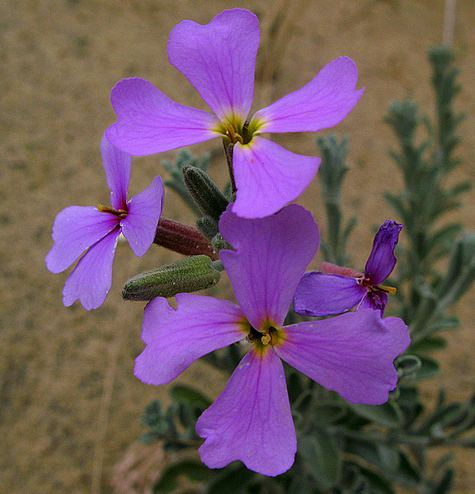
%> input picture 111/pflower.jpg, 475 x 494 px
$ octave testL0Smoothing.m   (GNU Octave 9; MATLAB toolbox functions it lacks are replaced by stand-ins)
%> lines starting %> are read from the running program, lines starting %| are printed output that depends on the picture; in (x1, y1, x2, y2) boxes, pixels count from 0 and x2, y2 are one past the last pixel; in counts of white or black regions, pixels touching at a corner belong together; the program's own positions count from 1
%> further down, Im is the input picture: size 494x475x3 uint8; mean R, G, B 112.9, 87.7, 100.9
### 111/L0Smoothing.m
%   Distribution code Version 1.0 -- 09/23/2011 by Jiaya Jia Copyright 2011, The Chinese University of Hong Kong.
%
%   The Code is created based on the method described in the following paper
%   [1] "Image Smoothing via L0 Gradient Minimization", Li Xu, Cewu Lu, Yi Xu, Jiaya Jia, ACM Transactions on Graphics,
%   (SIGGRAPH Asia 2011), 2011.
%
%   The code and the algorithm are for non-comercial use only.


function S = L0Smoothing(Im,Ip, lambda, kappa)
%> called with lambda = 0.05
%L0Smooth - Image Smoothing via L0 Gradient Minimization
%   S = L0Smooth(Im, lambda, kappa) performs L0 graidient smoothing of input
%   image Im, with smoothness weight lambda and rate kappa.
%
%   Paras:
%   @Im    : Input UINT8 image, both grayscale and color images are acceptable.
%   @lambda: Smoothing parameter controlling the degree of smooth. (See [1])
%            Typically it is within the range [1e-3, 1e-1], 2e-2 by
%            default.     平滑的程度

%   @kappa : Parameter that controls the rate. (See [1])
%            Small kappa results in more iteratioins and with sharper edges.
%            We select kappa in (1, 2].
%            kappa = 2 is suggested for natural images. 运行效率
%
%   Example
%   ==========
%   Im  = imread('pflower.jpg');
%   S  = L0Smooth(Im); % Default Parameters (lambda = 2e-2, kappa = 2)
%   figure, imshow(Im), figure, imshow(S);


if ~exist('kappa','var')
    kappa = 2.0;                %对kappa 进行默认赋值
end
if ~exist('lambda','var')
    lambda = 2e-2;             %对lambda 进行默认赋值
end
S = im2double(Im);          %把图像数据类型转换为双精度浮点类型
S1 = im2double(Ip);
betamax = 1e5;
fx = [1, -1];
fy = [1; -1];
[N,M,D] = size(Im);
%> N = 494; M = 475; D = 3
sizeI2D = [N,M];
%> sizeI2D = [494 475]
otfFx = psf2otf(fx,sizeI2D);
otfFy = psf2otf(fy,sizeI2D);
Normin1 = fft2(S);
Denormin2 = abs(otfFx).^2 + abs(otfFy ).^2;
if D>1
    Denormin2 = repmat(Denormin2,[1,1,D]);%rempat 复制相同的矩阵的形式，以[a,b,c] 形式产生。行有a个这样的矩阵，列有b个这样的矩阵，后面再形成m维数。
end
beta = 2*lambda;
while beta < betamax
    Denormin   = 1 + 2*beta*Denormin2;
    % h-v subproblem
    h = [diff(S,1,2), S(:,1,:) - S(:,end,:)];
    v = [diff(S,1,1); S(1,:,:) - S(end,:,:)];
    if D==1
        t = (h.^2+v.^2)<lambda/beta;
    else
        t = sum((h.^2+v.^2),3)<lambda/beta;
        t = repmat(t,[1,1,D]);
    end
    h(t)=0; v(t)=0;

    % k-o subproblem
    k = [diff(S1,1,2), S1(:,1,:) - S1(:,end,:)];
    o = [diff(S1,1,1); S1(1,:,:) - S1(end,:,:)];
     if D==1
        t = (h.^2+v.^2)<lambda/beta;
    else
        t = sum((h.^2+v.^2),3)<lambda/beta;
        t = repmat(t,[1,1,D]);
    end
    k(t)=0; o(t)=0;


    % S subproblem
    Normin2 = [h(:,end,:) - h(:, 1,:), -diff(h,1,2)];
    Normin2 = Normin2 + [v(end,:,:) - v(1, :,:); -diff(v,1,1)];

    Normin3 = [k(:,end,:) - k(:, 1,:), -diff(k,1,2)];
    Normin3 = Normin3 + [o(end,:,:) - o(1, :,:); -diff(o,1,1)];


    FS = (Normin1 + beta*fft2( Normin2)+beta*fft2(Normin3))./Denormin;
    S = real(ifft2(FS));
    beta = beta*kappa;
    fprintf('.');
end
%> this loop made 20 passes
%> pass 1, in L0Smoothing, `h = [diff(S,1,2), S(:,1,:) - S(:,end,:)];`:
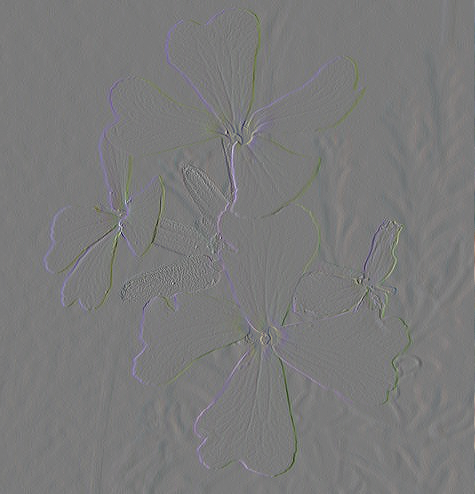
%> h: size 494x475x3 double; mean R, G, B 4.85e-21, 7.1e-22, -9.46e-22; drawn with min black and max white
%> pass 1, in L0Smoothing, `v = [diff(S,1,1); S(1,:,:) - S(end,:,:)];`:
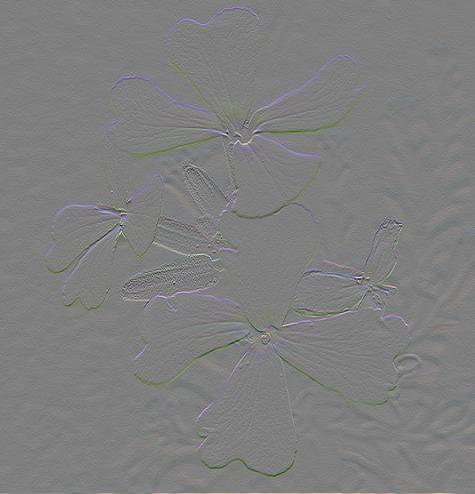
%> v: size 494x475x3 double; mean R, G, B -6.56e-18, 4.21e-18, 3.16e-19; drawn with min black and max white
%> pass 1, in L0Smoothing, `t = sum((h.^2+v.^2),3)<lambda/beta;`:
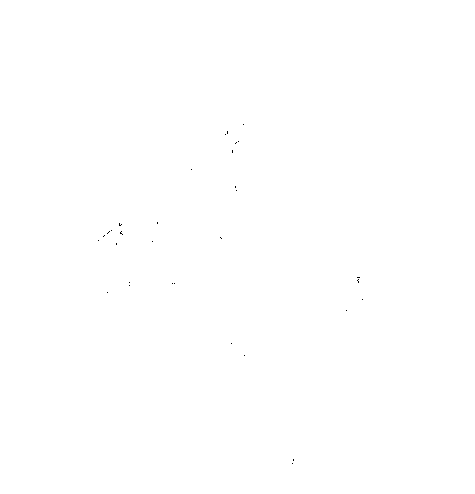
%> t: size 494x475 logical; 100% white; black in thin lines or dots, all inside (x1, y1, x2, y2) = (98, 124, 363, 464)
%> after the loop:
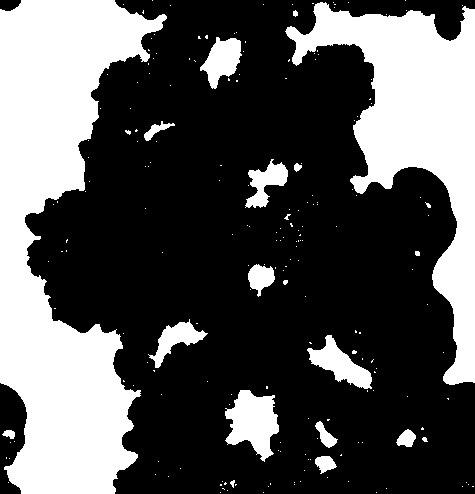
%> t: size 494x475x3 logical; 33.7% white; 202 white regions (183 under 20 px), largest, box (x1, y1, x2, y2) and area: (0, 0, 167, 494) 44448, (285, 2, 475, 385) 25332, (225, 390, 279, 462) 2392
%> after the loop, beta = 104857.6
fprintf('\n');
end

### 111/testL0Smoothing.m
Im = imread('pflower.jpg');
Ip= L0Smoothing(Im,Im,0.05);
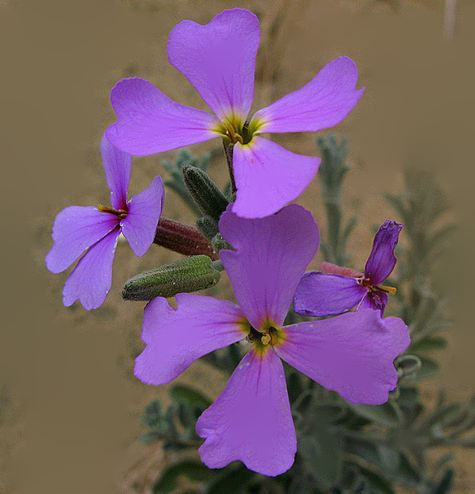
%> Ip: size 494x475x3 double; mean R, G, B 0.443, 0.344, 0.396; mean of the top-left, top-right, bottom-left and bottom-right quarters 0.427, 0.427, 0.379, 0.344; drawn with min black and max white

% [12 lines of commented-out code are left out]


S = L0Smoothing(Im,Ip,0.15);
%> call 2 of L0Smoothing, with lambda = 0.15
%> after the loop in L0Smoothing (call 2), `while beta < betamax`:
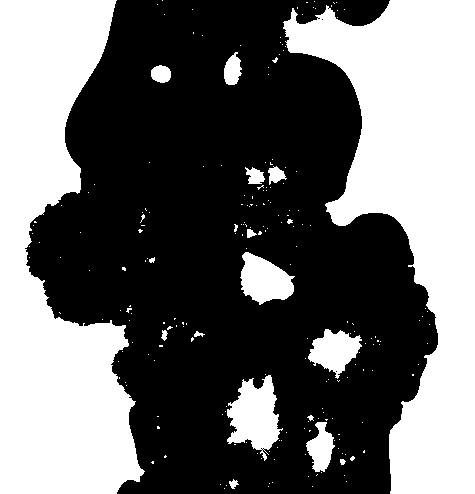
%> t: size 494x475x3 logical; 42.2% white; 215 white regions (196 under 20 px), largest, box (x1, y1, x2, y2) and area: (283, 0, 475, 494) 46422, (0, 0, 145, 494) 43809, (227, 375, 283, 461) 2760
%> after the loop in L0Smoothing (call 2), `while beta < betamax`: beta = 157286.4
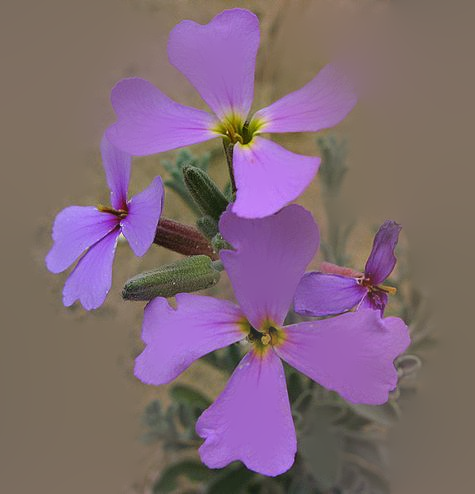
%> S: size 494x475x3 double; mean R, G, B 0.443, 0.344, 0.396; mean of the top-left, top-right, bottom-left and bottom-right quarters 0.408, 0.412, 0.379, 0.377; drawn with min black and max white
figure, imshow(S);

 imwrite(uint8(Ip.*255),'.\pflowercan3.jpg');

$ run again, with 111/bed.jpg copied over 111/pflower.jpg
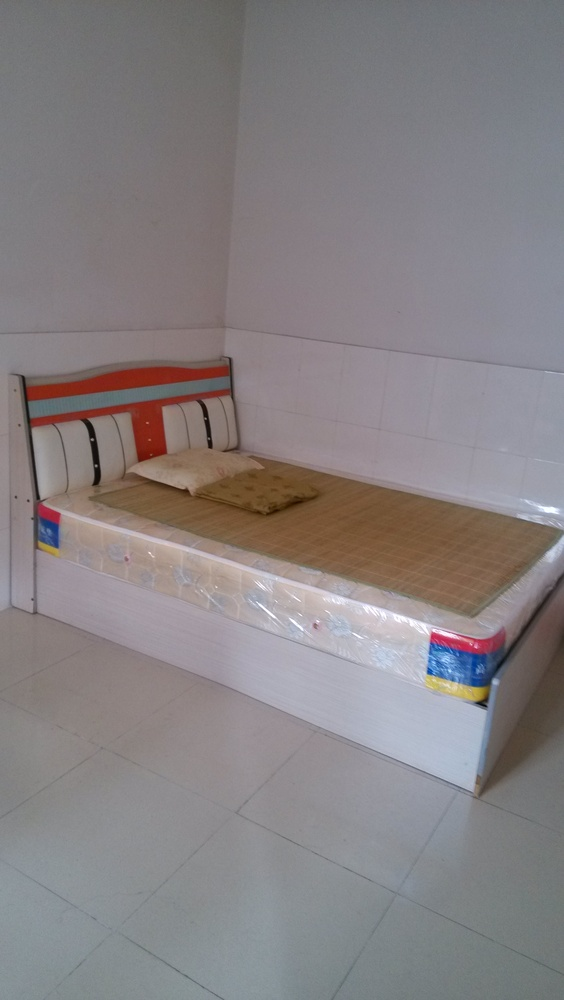
%> input picture 111/bed.jpg, 564 x 1000 px, shrunk from 1840 x 3264 before the run
%> Im is the input picture: size 1000x564x3 uint8; mean R, G, B 134.2, 128.7, 130.4
%> after the loop in L0Smoothing, `while beta < betamax`:
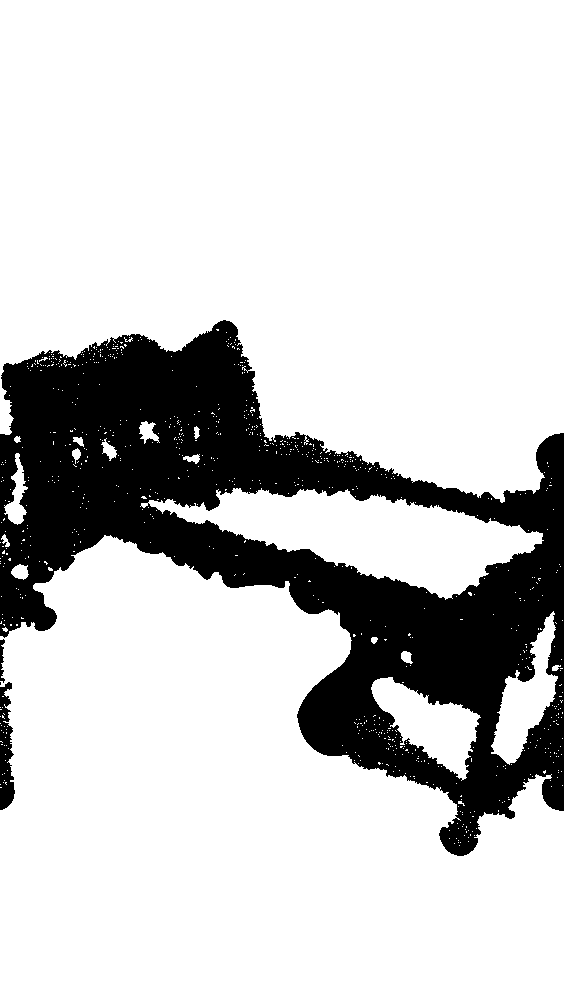
%> t: size 1000x564x3 logical; 79.8% white; 4 black regions (1 under 20 px), largest, box (x1, y1, x2, y2) and area: (0, 320, 564, 856) 112269, (0, 682, 15, 810) 1274, (0, 639, 5, 683) 127
%> after the loop in L0Smoothing, `while beta < betamax`: beta = 104857.6
%> `imshow(S)`:
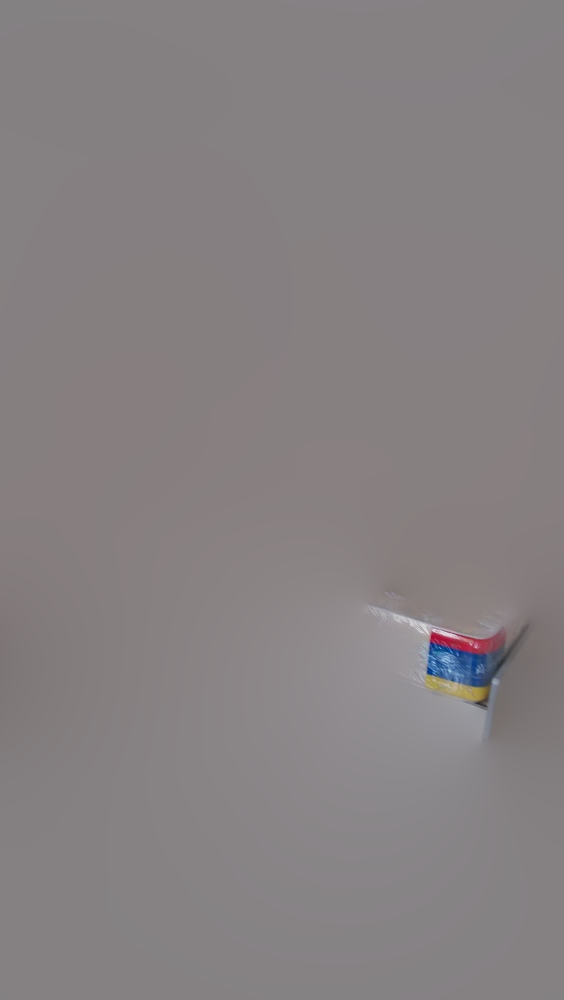
%> displayed picture: size 1000x564x3, on the screen's scale of 0 to 255; mean R, G, B 134.2, 128.7, 130.4; mean of the top-left, top-right, bottom-left and bottom-right quarters 129.8, 130.5, 131.1, 132.9

$ run again, with 111/me.jpg copied over 111/pflower.jpg
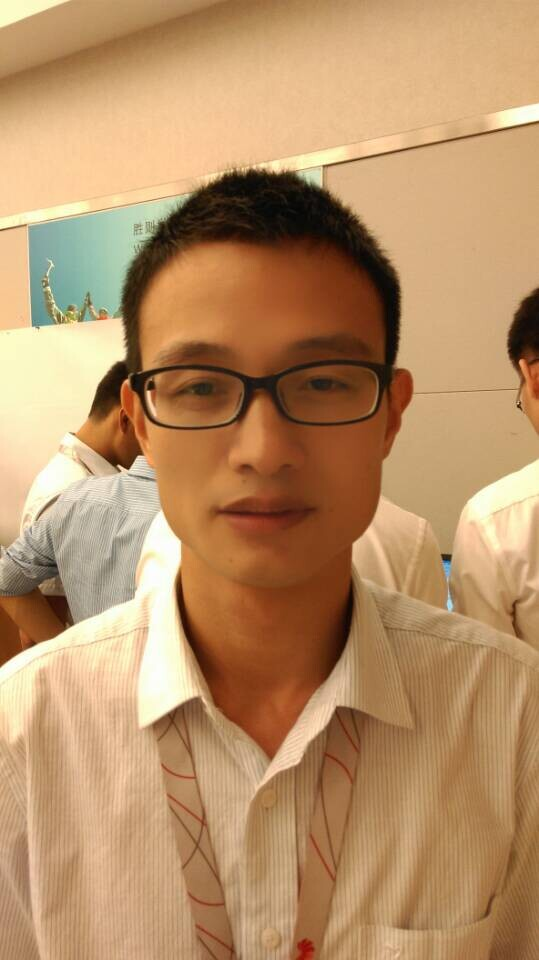
%> input picture 111/me.jpg, 539 x 960 px
%> Im is the input picture: size 960x539x3 uint8; mean R, G, B 183.7, 144.2, 103.3
%> after the loop in L0Smoothing, `while beta < betamax`:
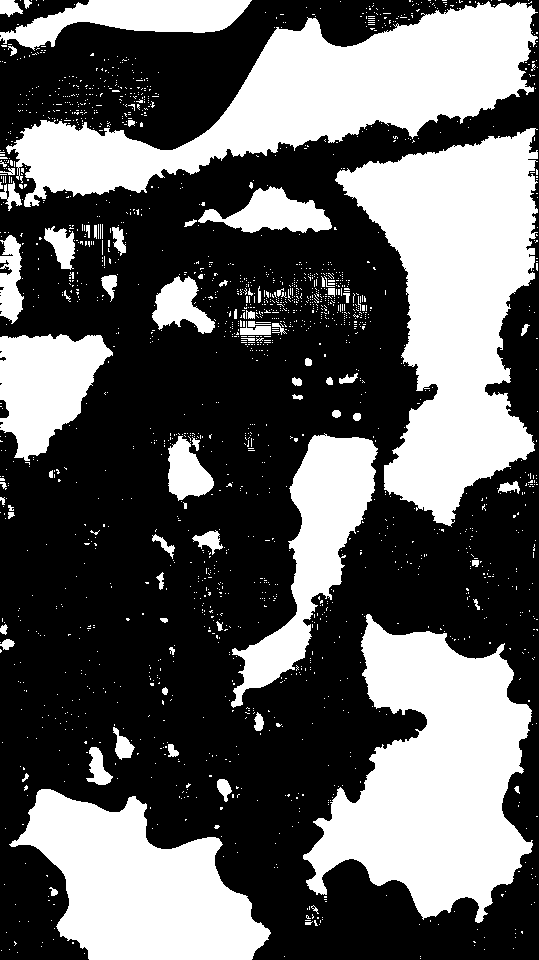
%> t: size 960x539x3 logical; 38.2% white; 1920 white regions (1844 under 20 px), largest, box (x1, y1, x2, y2) and area: (335, 128, 538, 527) 43897, (6, 1, 538, 207) 40265, (303, 614, 533, 923) 39818
%> after the loop in L0Smoothing, `while beta < betamax`: beta = 104857.6
%> `S = L0Smoothing(Im,Ip,0.15);`:
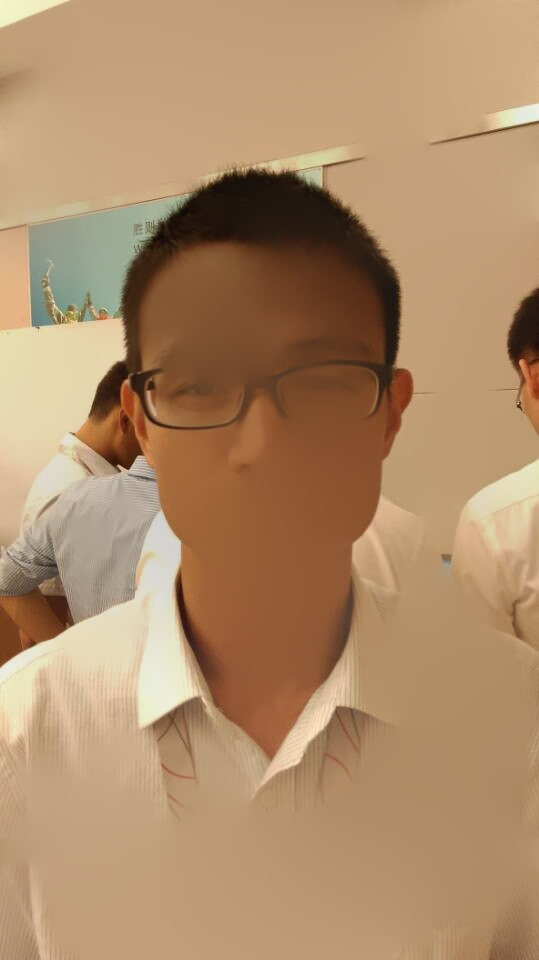
%> S: size 960x539x3 double; mean R, G, B 0.72, 0.566, 0.405; mean of the top-left, top-right, bottom-left and bottom-right quarters 0.554, 0.522, 0.624, 0.555; drawn with min black and max white

$ run again, with 111/p11.jpg copied over 111/pflower.jpg
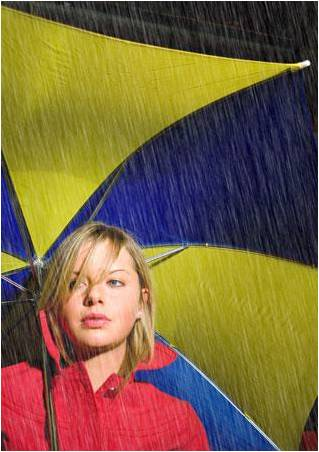
%> input picture 111/p11.jpg, 319 x 452 px
%> Im is the input picture: size 452x319x3 uint8; mean R, G, B 122.6, 99.6, 64.5
%> after the loop in L0Smoothing, `while beta < betamax`: beta = 104857.6
%> `S = L0Smoothing(Im,Ip,0.15);`:
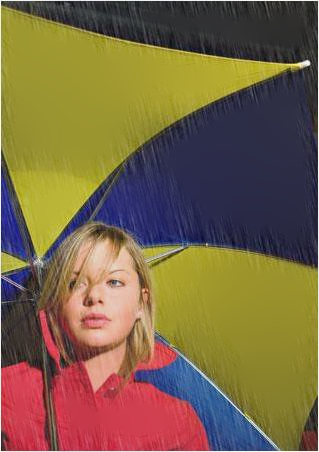
%> S: size 452x319x3 double; mean R, G, B 0.481, 0.391, 0.253; mean of the top-left, top-right, bottom-left and bottom-right quarters 0.412, 0.237, 0.453, 0.399; drawn with min black and max white
